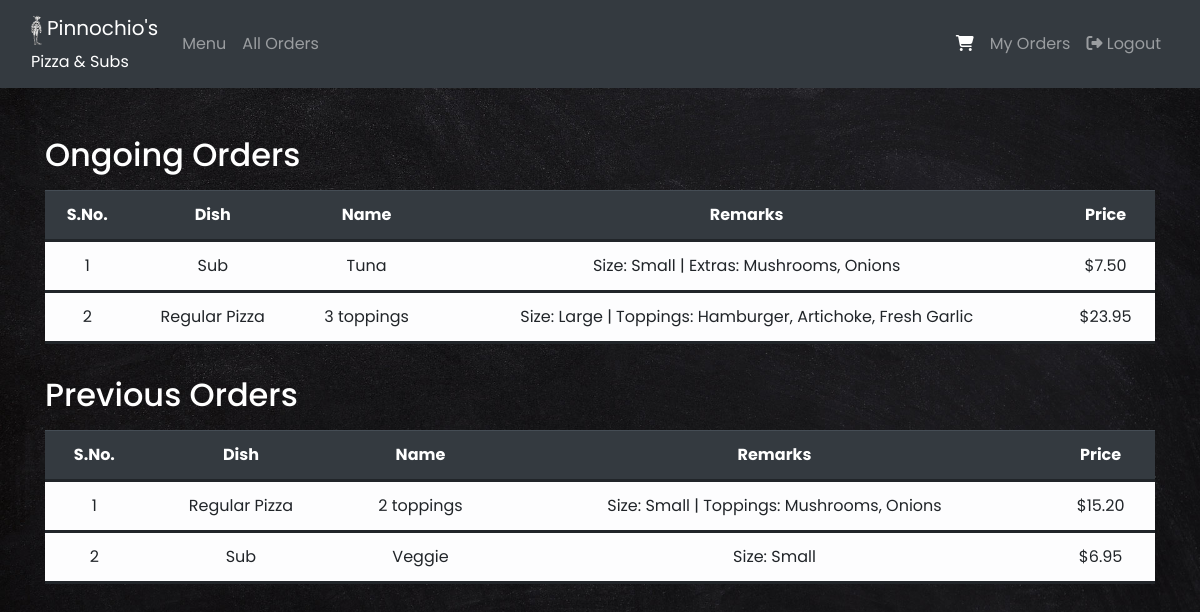
Screenshot of /myorders/ (signed in) with the database file from the repository.
### orders/models.py (models this page shows, shortened)
class Orders(models.Model):
    username = models.CharField(max_length=32)
    dishtype = models.CharField(max_length=32)
    dishname = models.CharField(max_length=32)
    price = models.DecimalField(max_digits=5, decimal_places=2, help_text='Price in US dollars')
    remarks = models.TextField()
    status = models.CharField(max_length=32)

### orders/views.py (the view)
# urls.py: path("myorders/", views.myorders, name="myorders")
@login_required
def myorders(request):
    ongoing_orders = Orders.objects.filter(username = request.user.username).filter(status = 'Paid').order_by('id').reverse()
    previous_orders = Orders.objects.filter(username = request.user.username).filter(status = 'Delivered').order_by('id').reverse()
    context = {
        "ongoing_orders" : ongoing_orders,
        "previous_orders" : previous_orders,
    }
    return render(request, "orders/myorders.html", context)

### orders/templates/orders/myorders.html (shortened to what this page needs)
{% extends "orders/base.html" %}
{% block content %}
    <div class="container pt-5">
        <h2 class="text-white mb-3"> Ongoing Orders </h2>
        {% if ongoing_orders %}
        <table class="table table-hover table-light">
            <thead class="thead-dark">
                <tr>
                    <th>S.No.</th>
                    <th>Dish</th>
                    <th>Name</th>
                    <th>Remarks</th>
                    <th>Price</th>
                </tr>
            </thead>
            <tbody>
                {% for order in ongoing_orders %}
                <tr>
                    <td>{{ forloop.counter }}</td>
                    <td>{{ order.dishtype }}</td>
                    <td>{{ order.dishname }}</td>
                    <td>{{ order.remarks }}</td>
                    <td>${{ order.price }}</td>
                </tr>
                {% endfor %}
            </tbody>
        </table>
        {% else %}
        <h5 class="text-white ml-4"> No Orders. </h5>
        {% endif %}
        <h2 class="text-white pt-3 mb-3"> Previous Orders </h2>
        {% if previous_orders %}
        <table class="table table-hover table-light">
            <thead class="thead-dark">
                <tr>
                    <th>S.No.</th>
                    <th>Dish</th>
                    <th>Name</th>
                    <th>Remarks</th>
                    <th>Price</th>
                </tr>
            </thead>
            <tbody>
                {% for order in previous_orders %}
                <tr>
                    <td>{{ forloop.counter }}</td>
                    <td>{{ order.dishtype }}</td>
                    <td>{{ order.dishname }}</td>
                    <td>{{ order.remarks }}</td>
                    <td>${{ order.price }}</td>
                </tr>
                {% endfor %}
            </tbody>
        </table>
        {% else %}
        <h5 class="text-white ml-4"> No Orders. </h5>
        {% endif %}
    </div>
{% endblock %}

### orders/static/orders/styles.css (style rules this page uses)
body { background-image: url('pizza-background.jpg'); background-repeat: no-repeat; background-attachment: fixed; background-size: cover; font-family: Poppins, sans-serif; }
.table tr { border-bottom: solid; }
.table tr, .table th { text-align: center; }

### rows the page displays
Orders: dishtype "Sub", dishname "Tuna", remarks "Size: Small | Extras: Mushrooms, Onions", price "7.50"
Orders: dishtype "Regular Pizza", dishname "3 toppings", remarks "Size: Large | Toppings: Hamburger, Artichoke, Fresh Garlic", price "23.95"
Orders: dishtype "Regular Pizza", dishname "2 toppings", remarks "Size: Small | Toppings: Mushrooms, Onions", price "15.20"
Orders: dishtype "Sub", dishname "Veggie", remarks "Size: Small", price "6.95"
